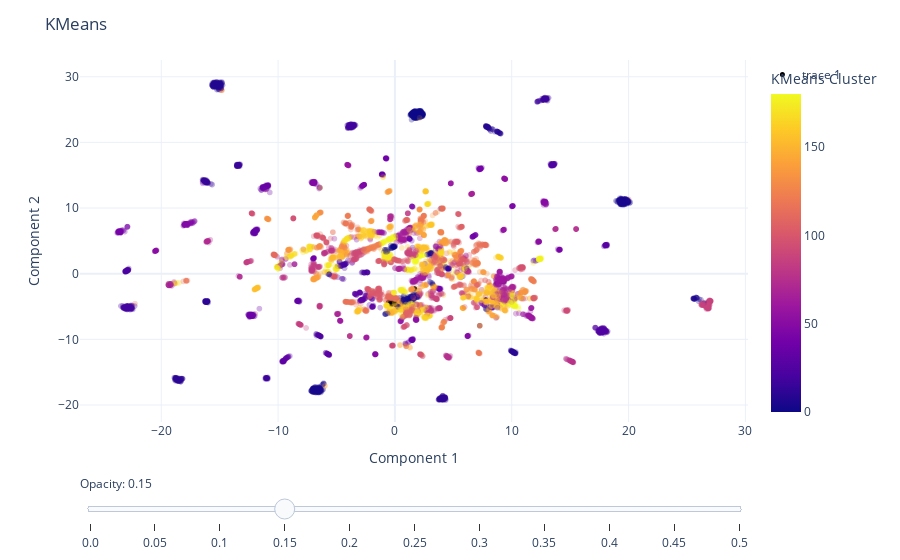

Write notebook code for a chart like this one.
### Code cell
# Plot the training points
fig = px.scatter(
    data_frame = train_2d,
    x = "Component 1",
    y = "Component 2", # Change components to visualize each of the 30 dimensions
    color = "KMeans Cluster",
    hover_data = ["taxon_id", "Target", "Media Cluster"],
    opacity = 0.3
) 

# Add the test points as a scatter trace
fig.add_trace(
    go.Scatter(
        x=test_2d["Component 1"],  # x coordinates
        y=test_2d["Component 2"],  # y coordinates
        mode='markers',
        marker=dict(
            color='black',  
            size=5,  
            opacity=1.0 
        ),
        text=test_2d["taxon_id"]  # marker hover text
    )
)

# Opacity slider
steps = []
for i in range(11):  # 0 to 1 in steps of 0.1
    step = dict(
        method="restyle",
        args=[{"marker.opacity": [i/20]}, [0]],  # Adjust opacity of the first trace only
        label=str(i/20)
    )
    steps.append(step)
sliders = [dict(
    active=3,  # initial value corresponding to opacity=0.3
    currentvalue={"prefix": "Opacity: "},
    pad={"t": 50},
    steps=steps
)]

fig.update_layout(
    sliders=sliders,
    title="KMeans",
    template="plotly_white",
)

fig.show()

### Figure 1 — Plotly figure (JSON) as saved in the notebook; plotly's stock layout.template omitted (floating-point values rounded to 4 significant figures; data arrays with more than 128 entries replaced by an {"elided": "..."} marker saying what was removed)
{"data": [{"customdata": {"elided": "8464x3 mixed values"}, "hovertemplate": "Component 1=%{x}<br>Component 2=%{y}<br>taxon_id=%{customdata[0]}<br>Target=%{customdata[1]}<br>Media Cluster=%{customdata[2]}<br>KMeans Cluster=%{marker.color}<extra></extra>", "legendgroup": "", "marker": {"color": {"elided": "8464 int values"}, "coloraxis": "coloraxis", "opacity": 0.3, "symbol": "circle"}, "mode": "markers", "name": "", "showlegend": false, "type": "scattergl", "x": {"elided": "8464 float values"}, "xaxis": "x", "y": {"elided": "8464 float values"}, "yaxis": "y"}, {"marker": {"color": "black", "opacity": 1, "size": 5}, "mode": "markers", "text": ["KBase_derived_Bin.001.fastaBA_F_extracted_bins.AssemblySet_DRAM.gff", "KBase_derived_Bin.002.fastaBA_F_extracted_bins.AssemblySet_DRAM.gff", "KBase_derived_Bin.004.fastaBA_F_extracted_bins.AssemblySet_DRAM.gff", "KBase_derived_Bin.005.fastaBA_F_extracted_bins.AssemblySet_DRAM.gff", "KBase_derived_Bin.006.fastaBA_F_extracted_bins.AssemblySet_DRAM.gff", "KBase_derived_Bin.008.fastaBA_F_extracted_bins.AssemblySet_DRAM.gff", "KBase_derived_Bin.009.fastaBA_F_extracted_bins.AssemblySet_DRAM.gff", "KBase_derived_Bin.011.fastaBA_F_extracted_bins.AssemblySet_DRAM.gff", "KBase_derived_Bin.012.fastaBA_F_extracted_bins.AssemblySet_DRAM.gff", "KBase_derived_Bin.013.fastaBA_F_extracted_bins.AssemblySet_DRAM.gff", "KBase_derived_Bin.014.fastaBA_F_extracted_bins.AssemblySet_DRAM.gff", "KBase_derived_Bin.015.fastaBA_F_extracted_bins.AssemblySet_DRAM.gff", "KBase_derived_Bin.016.fastaBA_F_extracted_bins.AssemblySet_DRAM.gff", "KBase_derived_Bin.017.fastaBA_F_extracted_bins.AssemblySet_DRAM.gff", "KBase_derived_Bin.018.fastaBA_F_extracted_bins.AssemblySet_DRAM.gff", "KBase_derived_Bin.020.fastaBA_F_extracted_bins.AssemblySet_DRAM.gff", "KBase_derived_Bin.021.fastaBA_F_extracted_bins.AssemblySet_DRAM.gff", "KBase_derived_Bin.022.fastaBA_F_extracted_bins.AssemblySet_DRAM.gff", "KBase_derived_Bin.023.fastaBA_F_extracted_bins.AssemblySet_DRAM.gff", "KBase_derived_Bin.024.fastaBA_F_extracted_bins.AssemblySet_DRAM.gff", "KBase_derived_Bin.025.fastaBA_F_extracted_bins.AssemblySet_DRAM.gff", "KBase_derived_Bin.026.fastaBA_F_extracted_bins.AssemblySet_DRAM.gff", "KBase_derived_Bin.028.fastaBA_F_extracted_bins.AssemblySet_DRAM.gff"], "type": "scatter", "x": [0.05747, 8.918, -0.3854, -0.5657, -0.5082, 8.95, 0.6004, -0.4952, 9.148, 0.116, 8.719, 9.318, 7.776, -0.3506, 0.344, 9.08, 0.003884, 9.08, -0.2537, 0.2401, -0.2196, 1.692, 9.322], "y": [-4.731, -0.7237, -4.385, -4.464, -4.251, -1.094, -4.519, -4.389, -0.8847, -4.219, -1.45, -0.9264, -3.963, -4.729, -4.186, -0.7879, -4.319, -1.235, -4.585, -4.954, -4.09, -2.28, -1.195]}], "layout": {"coloraxis": {"colorbar": {"title": {"text": "KMeans Cluster"}}, "colorscale": [[0, "#0d0887"], [0.1111, "#46039f"], [0.2222, "#7201a8"], [0.3333, "#9c179e"], [0.4444, "#bd3786"], [0.5556, "#d8576b"], [0.6667, "#ed7953"], [0.7778, "#fb9f3a"], [0.8889, "#fdca26"], [1, "#f0f921"]]}, "legend": {"tracegroupgap": 0}, "margin": {"t": 60}, "sliders": [{"active": 3, "currentvalue": {"prefix": "Opacity: "}, "pad": {"t": 50}, "steps": [{"args": [{"marker.opacity": [0]}, [0]], "label": "0.0", "method": "restyle"}, {"args": [{"marker.opacity": [0.05]}, [0]], "label": "0.05", "method": "restyle"}, {"args": [{"marker.opacity": [0.1]}, [0]], "label": "0.1", "method": "restyle"}, {"args": [{"marker.opacity": [0.15]}, [0]], "label": "0.15", "method": "restyle"}, {"args": [{"marker.opacity": [0.2]}, [0]], "label": "0.2", "method": "restyle"}, {"args": [{"marker.opacity": [0.25]}, [0]], "label": "0.25", "method": "restyle"}, {"args": [{"marker.opacity": [0.3]}, [0]], "label": "0.3", "method": "restyle"}, {"args": [{"marker.opacity": [0.35]}, [0]], "label": "0.35", "method": "restyle"}, {"args": [{"marker.opacity": [0.4]}, [0]], "label": "0.4", "method": "restyle"}, {"args": [{"marker.opacity": [0.45]}, [0]], "label": "0.45", "method": "restyle"}, {"args": [{"marker.opacity": [0.5]}, [0]], "label": "0.5", "method": "restyle"}]}], "title": {"text": "KMeans"}, "xaxis": {"anchor": "y", "domain": [0, 1], "title": {"text": "Component 1"}}, "yaxis": {"anchor": "x", "domain": [0, 1], "title": {"text": "Component 2"}}}}
